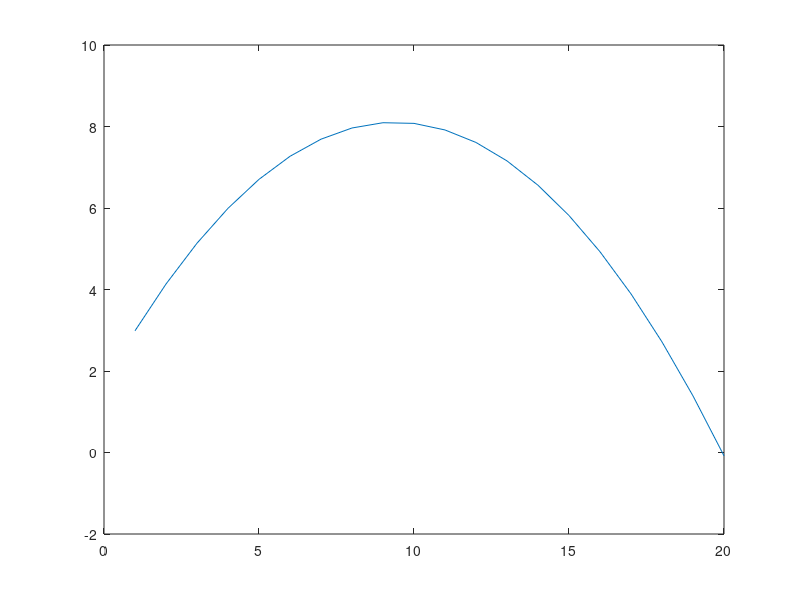

The MATLAB script that drew this image:
pv = []; %vector
x = 0; 
a =[-0.0727, 1.3652, 1.6948]; %coefficients from interpolation
func = @(x) a(3) + a(2)*x + a(1)*x^2;

%loop which iterates and saves the y-position for every x in R from 1 to 20.
for x = 1:20
   y = func(x);
   pv = [pv, y];
end
pv;
plot(pv); 
